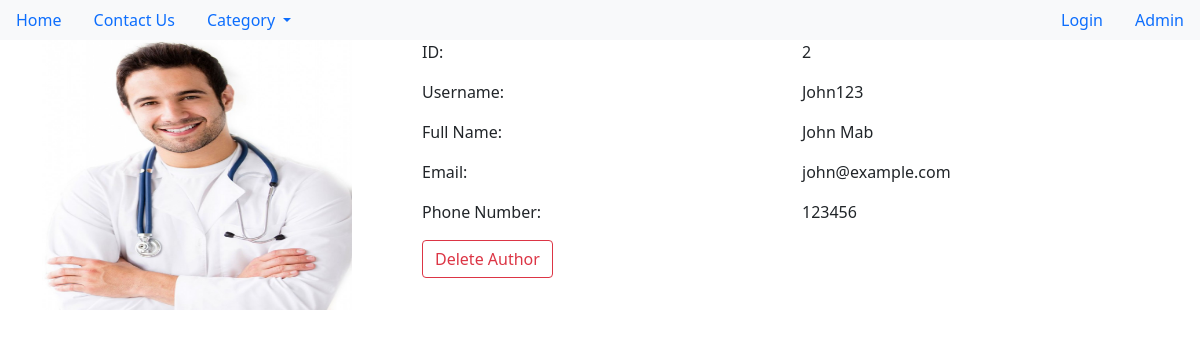
The page /authors/1/view-author/ on the database its author committed.
### authors/models.py (models this page shows)
class AuthorDetailsModel(models.Model):
    user = models.OneToOneField(User, on_delete=models.CASCADE)
    phone_no = models.CharField(max_length=15, null=True)
    image = models.ImageField(null=True, blank=True)
    specialized_in = models.CharField(null=True, blank=True, max_length=200)

### authors/views.py (the view)
# urls.py: path('<int:pk>/view-author/', AuthorProfileView.as_view(), name="author-profile"),
class AuthorProfileView(DetailView):
    template_name = 'authors/view_author.html'
    model = AuthorDetailsModel
    context_object_name = 'author'

### authors/templates/authors/view_author.html (shortened to what this page needs)
{% extends 'articles/base.html' %}
{% block content %}
{% load static %}
<div class="container profile">
        <div class="row">
            <div class="col-md-4">
                <div class="profile-img">
                    {% if author.image %}
                        <img src="{{author.image.url}}" alt="" width="310px" height="270px">
                    {% else %}
                        <img src="" alt="" width="310px" height="270px">
                    {% endif %}
                </div>
            </div>
            <div class="col-md-8">
                <div class="profile-tab">
                    <div class="tab-pane">
                        <div class="row">
                            <div class="col-md-6">
                                <label>ID:</label>
                            </div>
                            <div class="col-md-6">
                                <p>{{author.user.id}}</p>
                            </div>
                        </div>
                        <div class="row">
                            <div class="col-md-6">
                                <label>Username:</label>
                            </div>
                            <div class="col-md-6">
                                <p>{{author.user}}</p>
                            </div>
                        </div>
                        <div class="row">
                            <div class="col-md-6">
                                <label>Full Name:</label>
                            </div>
                            <div class="col-md-6">
                                <p>{{author.user.get_full_name}}</p>
                            </div>
                        </div>
                        <div class="row">
                            <div class="col-md-6">
                                <label>Email:</label>
                            </div>
                            <div class="col-md-6">
                                <p>{{author.user.email}}</p>
                            </div>
                        </div>
                        <div class="row">
                            <div class="col-md-6">
                                <label>Phone Number:</label>
                            </div>
                            <div class="col-md-6">
                                <p>{{author.phone_no}}</p>
                            </div>
                        </div>
                        <a href="{% url 'delete-author' author.id %}" class="btn btn-outline-danger">Delete Author</a>
                    </div>
                </div>
            </div>
        </div>
</div>
{% endblock %}

### rows shown on the page
AuthorDetailsModel: image (picture), user.id "2", user "John123", user.get_full_name "John Mab", user.email "john@example.com", phone_no "123456"
